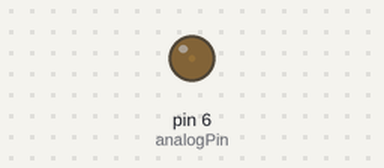
A sketch run on a simulated Arduino Uno, built with avr-gcc and run on an emulated ATmega328P. On the bench: output pins drawn as LEDs (lit = HIGH).

Above: at 0.05 s.
At 1.15 s:
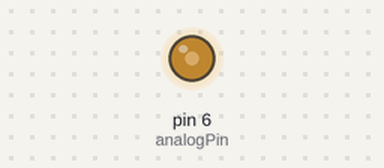
At 2.3 s:
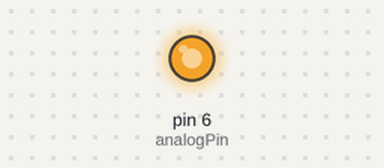
At 4.6 s:
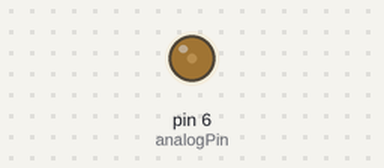
Timing chart, 0 to 6.7 s (numbered marks = the images above):
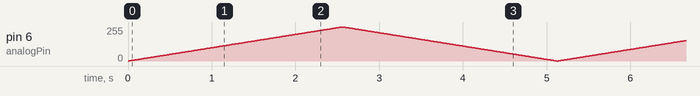

The sketch:

p03_analog_write.ino
```cpp
int analogPin = 6;

void setup()
{
    pinMode(analogPin, OUTPUT);
}

void loop()
{
    for (int i = 0; i < 256; i++)
    {
        // delay(10);
        analogWrite(analogPin, i);
        delay(10);
    }

    for (int i = 255; i >= 0; i--)
    {
        // delay(10);
        analogWrite(analogPin, i);
        delay(10);
    }

    // analogWrite(analogPin, 0);
    // delay(100);
    // analogWrite(analogPin, 255);
    // delay(100);

}
```
